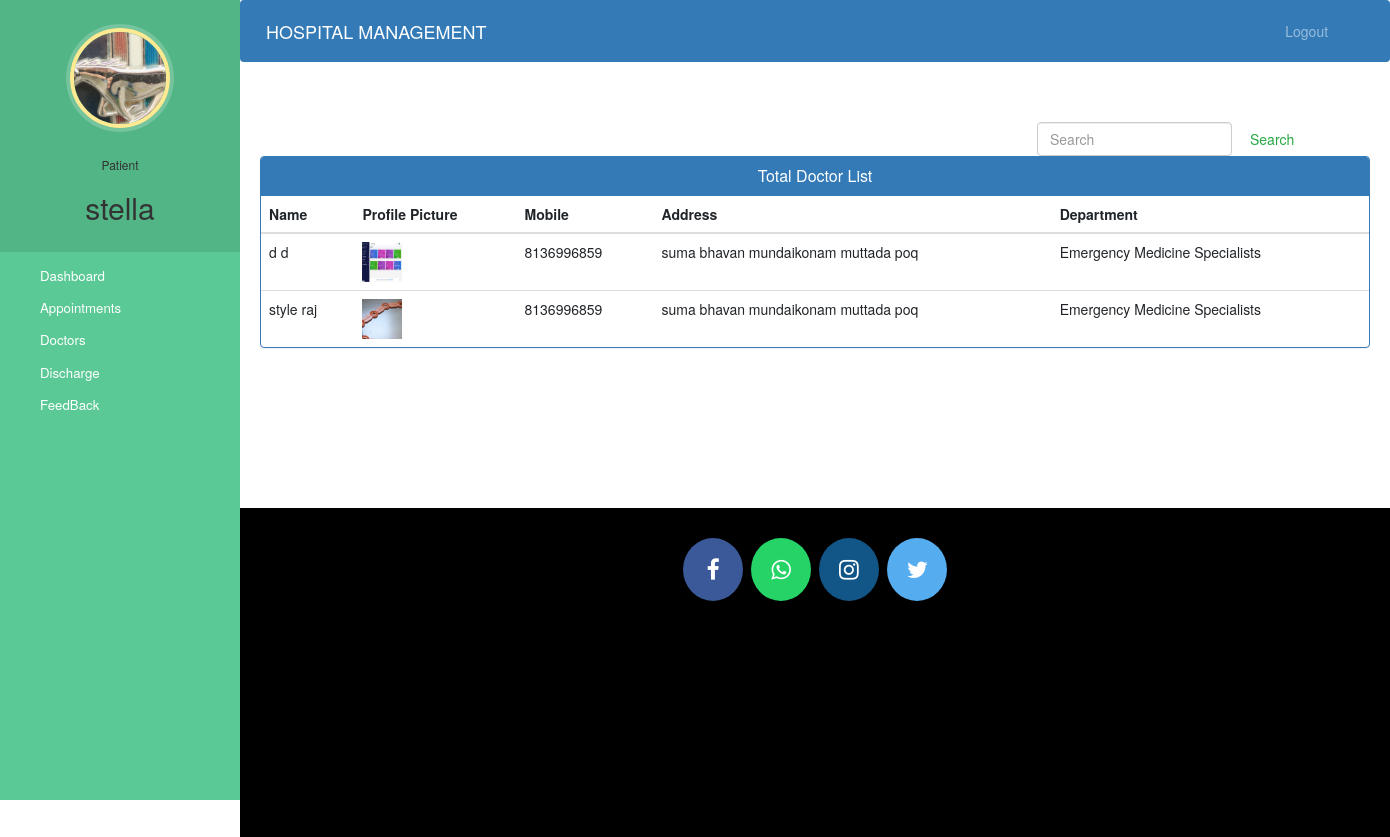
Screenshot of /patient-view-doctor (signed in) with the database file from the repository.
### hospital/models.py (models this page shows, shortened)
class Patient(models.Model):
    user=models.OneToOneField(User,on_delete=models.CASCADE)
    profile_pic= models.ImageField(upload_to='static/profile_pic/PatientProfilePic/',null=True,blank=True)
    address = models.CharField(max_length=40)
    mobile = models.CharField(max_length=20,null=False)
    symptoms = models.CharField(max_length=100,null=False)
    assignedDoctorId = models.PositiveIntegerField(null=True)
    admitDate=models.DateField(auto_now=True)
    status=models.BooleanField(default=False)

class Doctor(models.Model):
    user=models.OneToOneField(User,on_delete=models.CASCADE)
    profile_pic= models.ImageField(upload_to='profile_pic/DoctorProfilePic/',null=True,blank=True)
    address = models.CharField(max_length=40)
    mobile = models.CharField(max_length=20,null=True)
    department= models.CharField(max_length=50,choices=departments,default='Cardiologist')
    status=models.BooleanField(default=False)
    @property
    def get_name(self):
        return self.user.first_name+" "+self.user.last_name

### hospital/views.py (the view)
# urls.py: path('patient-view-doctor', views.patient_view_doctor_view,name='patient-view-doctor'),
def patient_view_doctor_view(request):
    doctors=models.Doctor.objects.all().filter(status=True)
    patient=models.Patient.objects.get(user_id=request.user.id) #for profile picture of patient in sidebar
    return render(request,'hospital/patient_view_doctor.html',{'patient':patient,'doctors':doctors})

### templates/hospital/patient_view_doctor.html (shortened to what this page needs)
{% extends 'hospital/patient_base.html' %}
{% block content %}
{%load static%}
<head>
  <link href="//netdna.bootstrapcdn.com/bootstrap/3.0.0/css/bootstrap.min.css" rel="stylesheet" id="bootstrap-css">
</head>
<div class="container">
    <form  action="/searchdoctor" method="get" style="margin-left:70%;" class="form-inline my-2 my-lg-0">
      <input class="form-control mr-sm-2" type="search" placeholder="Search" name="query" id="query" aria-label="Search">
      <button class="btn btn-outline-success my-2 my-sm-0" type="submit">Search</button>
    </form>
  {% if doctors %}
  <div class="panel panel-primary">
    <div class="panel-heading">
      <h6 class="panel-title"> Total Doctor List</h6>
    </div>
    <table class="table table-hover" id="dev-table">
        <thead>
          <tr>
            <th>Name</th>
            <th>Profile Picture</th>
            <th>Mobile</th>
            <th>Address</th>
            <th>Department</th>
          </tr>
        </thead>
        {% for d in doctors %}
        <tr>
          <td> {{d.get_name}}</td>
          <td> <img src="{% static d.profile_pic.url %}" alt="Profile Pic" height="40px" width="40px" /></td>
          <td>{{d.mobile}}</td>
          <td>{{d.address}}</td>
          <td>{{d.department}}</td>
        </tr>
        {% endfor %}
      </table>
  </div>
  {%else%}
  <br><br><br>
  <h4 style="text-align: center;color: red;">No Doctor Found !!!</h4>
  {% endif %}
</div>
{% endblock content %}

### templates/hospital/patient_base.html (shortened to what this page needs)
<!DOCTYPE html>
{% load static %}
<html lang="en">
<head>
  <link rel="stylesheet" href="https://stackpath.bootstrapcdn.com/bootstrap/4.3.1/css/bootstrap.min.css">
  <link rel="stylesheet" href="https://maxcdn.bootstrapcdn.com/font-awesome/4.7.0/css/font-awesome.min.css">
</head>
<body>
  <nav class="menu" tabindex="0">
    <header class="avatar">
      <img src="{% static patient.profile_pic.url %}" alt="Profile Pic" />
      <br><br>
      <h6>Patient</h6>
      <h2>{{request.user.first_name}}</h2>
    </header>
    <ul>
      <li tabindex="0" class="icon-dashboard"> <a style="color:white; text-decoration:none;" href="/patient-dashboard"><span>Dashboard</span></a> </li>
      <li tabindex="0" class="icon-calendar"> <a style="color:white; text-decoration:none;" href="/patient-appointment"><span>Appointments</span></a></li>
      <li tabindex="0" class="icon-users"> <a style="color:white; text-decoration:none;" href="/patient-view-doctor"><span>Doctors</span></a></li>
      <li tabindex="0" class="icon-users"> <a style="color:white; text-decoration:none;" href="/patient-discharge"><span>Discharge</span></a></li>
      <li tabindex="0" class="icon-users"> <a style="color:white; text-decoration:none;" href="/patient_feedback"><span>FeedBack</span></a></li>
    </ul>
  </nav>
  <main>
    <div class="bs-example">
      <nav class="navbar navbar-expand-md  navbar-dark fixed-top" style="background:#337AB7;">
        <a href="/patient-dashboard" class="navbar-brand">HOSPITAL MANAGEMENT</a>
        <div class="collapse navbar-collapse justify-content-between" id="navbarCollapse">
          <div class="navbar-nav" style=" margin-left: 90%;">
            <a href="/logout" class="nav-item nav-link">Logout</a>
          </div>
        </div>
      </nav>
    </div>
    <br><br>
    {% block content %}
    {% endblock content %}
    <br><br><br><br><br><br><br>
    <footer>
      <p>
        <a id="ftr" href="https://facebook.com/sumit.luv/" class="fa fa-facebook"></a>
        <a id="ftr" href="https://api.whatsapp.com/send?phone=919572181024&text=Hello%20Sumit.%0d%0aHow%20are%20you%20%3f%0d%0aI%20came%20from%20your%20website.&source=&data=#" class="fa fa-whatsapp"></a>
        <a id="ftr" href="https://instagram.com/sumit.luv" class="fa fa-instagram"></a>
        <a id="ftr" href="https://twitter.com/sumitkumar1503" class="fa fa-twitter"></a>
      </p>
      <br>
      <div class="container">
        <div class="row">
          <div class="col-md-12 col-sm-12">
          </div>
        </div>
      </div>
    </footer>
  </main>
</body>
</html>

### templates/hospital/patient_base.html (style rules this page uses)
a:link { text-decoration: none; }
a { color: white; }
footer { padding: 0px 0px 0px 0px; background-color: black; margin: 0px; }
#ftr { padding: 20px; }
.fa { font-size: 23px; width: 60px; text-align: center; text-decoration: none; margin: 5px 2px; border-radius: 50%; }
.fa-facebook { background: #3B5998; color: white; margin-top: 30px; }
.fa-whatsapp { background: #25d366; color: white; }
.fa-twitter { background: #55ACEE; color: white; }
.fa-instagram { background: #125688; color: white; }
p { text-align: center; }
body { padding-left: 240px; }
main { position: relative; height: 100vh; }
.menu { background: #5bc995; height: 100vh; width: 240px; position: fixed; top: 0px; left: 0; z-index: 5; outline: none; }
.menu .avatar { background: rgba(0, 0, 0, 0.1); padding: 2em 0.5em; text-align: center; }
.menu .avatar img { width: 100px; border-radius: 50%; overflow: hidden; border: 4px solid #ffea92; box-shadow: 0 0 0 4px rgba(255, 255, 255, 0.2); }
.menu .avatar h2 { font-weight: normal; margin-bottom: 0; }
.menu ul { list-style: none; padding: 0.5em 0; margin: 0; }
.menu ul li { padding: 0.5em 1em 0.5em 3em; font-size: 0.95em; font-weight: regular; background-repeat: no-repeat; background-position: left 15px center; background-size: auto 20px; transition: all 0.15s linear; cursor: pointer; }
.menu ul li.icon-dashboard { background-image: url("http://www.entypo.com/images//gauge.svg"); }
.menu ul li.icon-users { background-image: url("http://www.entypo.com/images//users.svg"); }
.menu ul li.icon-calendar { background-image: url("http://www.entypo.com/images//calendar.svg"); }

### templates/hospital/patient_view_doctor.html (style rules this page uses)
a:link { text-decoration: none; }
h6 { text-align: center; }
.row { margin: 100px; }

### rows the page displays
Patient: profile_pic (picture)
Doctor: get_name "d d", profile_pic (picture), mobile "8136996859", address "suma bhavan mundaikonam muttada poq", department "Emergency Medicine Specialists"
Doctor: get_name "style raj", profile_pic (picture), mobile "8136996859", address "suma bhavan mundaikonam muttada poq", department "Emergency Medicine Specialists"

### other values shown
{{ request.user.first_name }} "stella"
